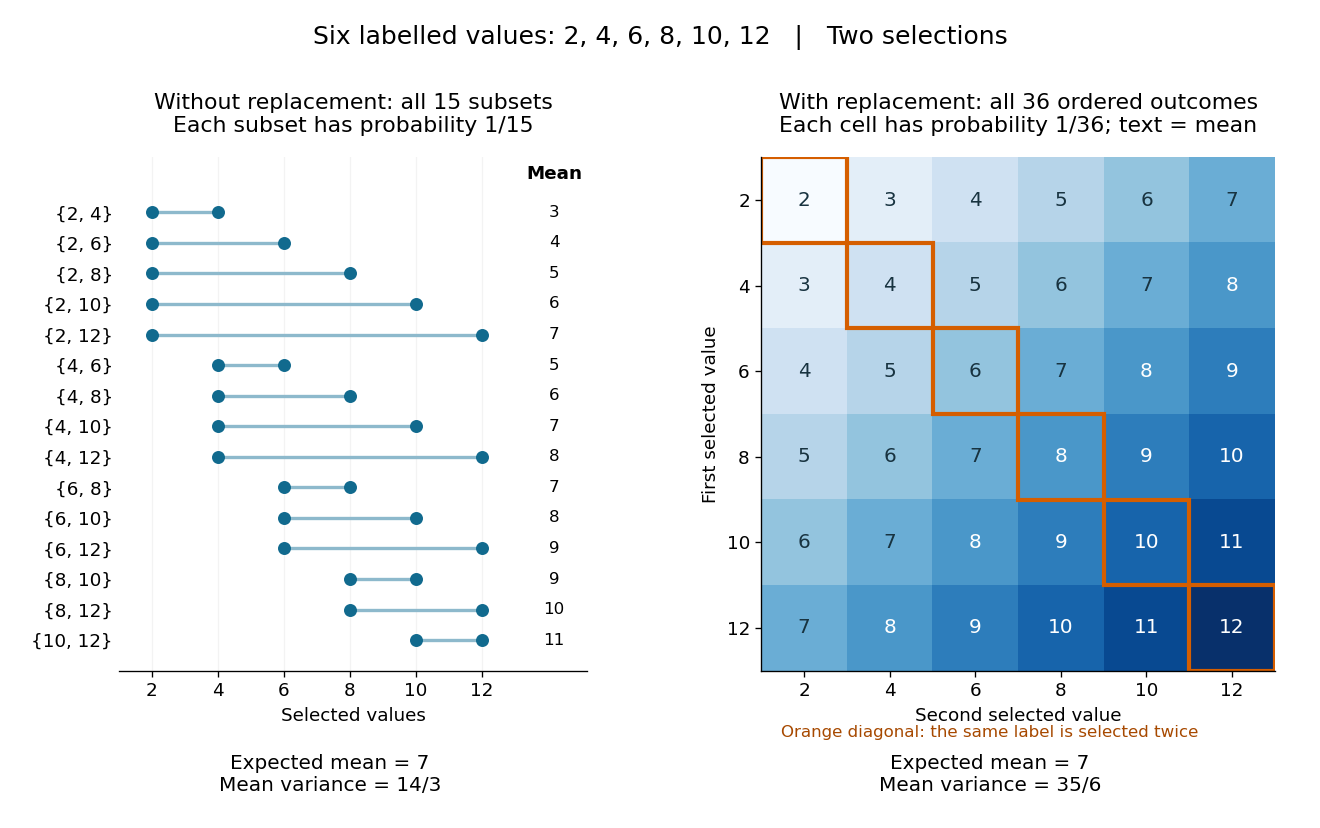

The script that drew this image:
"""Enumerate two-draw designs; Python 3.14, matplotlib 3.10, numpy 2.3."""
from itertools import combinations, product
from pathlib import Path
import matplotlib.pyplot as plt
from matplotlib.colors import Normalize
import numpy as np


def main():
    values = np.arange(2, 13, 2)
    subsets = list(combinations(values, 2))
    replacement = list(product(values, repeat=2))
    assert len(subsets) == 15 and len(replacement) == 36
    assert np.isclose(np.var(np.mean(subsets, axis=1)), 14 / 3)
    assert np.isclose(np.var(np.mean(replacement, axis=1)), 35 / 6)
    plt.rcParams.update({'font.size': 11, 'axes.spines.top': False,
                         'axes.spines.right': False, 'figure.facecolor': 'white'})
    fig, axes = plt.subplots(1, 2, figsize=(11, 6.9), gridspec_kw={'width_ratios': [1, 1.12]})
    fig.suptitle('Six labelled values: 2, 4, 6, 8, 10, 12   |   Two selections', fontsize=15, y=.97)
    cmap = plt.get_cmap('Blues')
    norm = Normalize(2, 12)
    ax = axes[0]
    ax.set_title('Without replacement: all 15 subsets\nEach subset has probability 1/15', pad=15)
    for row, (a, b) in enumerate(subsets):
        mean = (a + b) / 2
        ax.scatter([a, b], [row, row], s=46, color='#116a8e', zorder=3)
        ax.plot([a, b], [row, row], color='#8db9cc', lw=2)
        ax.text(14.2, row, f'{mean:g}', ha='center', va='center', fontsize=10)
    ax.text(14.2, -1.1, 'Mean', ha='center', weight='bold')
    ax.set(xticks=values, yticks=np.arange(15),
           yticklabels=[f'{{{a}, {b}}}' for a, b in subsets], ylim=(15, -1.8), xlim=(1, 15.2),
           xlabel='Selected values')
    ax.grid(axis='x', alpha=.15)
    ax.spines['left'].set_visible(False)
    ax.tick_params(axis='y', length=0)
    ax = axes[1]
    means = (values[:, None] + values[None, :]) / 2
    ax.imshow(means, cmap=cmap, norm=norm, origin='upper', extent=(-.5, 5.5, 5.5, -.5))
    for i in range(6):
        for j in range(6):
            ax.text(j, i, f'{means[i, j]:g}', ha='center', va='center',
                    color='white' if means[i, j] >= 8 else '#183340', fontsize=12)
            if i == j:
                ax.add_patch(plt.Rectangle((j - .5, i - .5), 1, 1, fill=False,
                                          edgecolor='#d55e00', lw=2.5))
    ax.set_title('With replacement: all 36 ordered outcomes\nEach cell has probability 1/36; text = mean', pad=15)
    ax.set(xticks=np.arange(6), yticks=np.arange(6), xticklabels=values, yticklabels=values,
           xlabel='Second selected value', ylabel='First selected value')
    fig.text(.75, .11, 'Orange diagonal: the same label is selected twice',
             ha='center', fontsize=10, color='#a74900')
    fig.text(.25, .045, 'Expected mean = 7\nMean variance = 14/3', ha='center', fontsize=12)
    fig.text(.75, .045, 'Expected mean = 7\nMean variance = 35/6', ha='center', fontsize=12)
    fig.subplots_adjust(left=.09, right=.97, bottom=.19, top=.81, wspace=.34)
    fig.savefig(Path(__file__).stem + '.png', dpi=120, facecolor='white')
    plt.close(fig)


if __name__ == '__main__':
    main()
